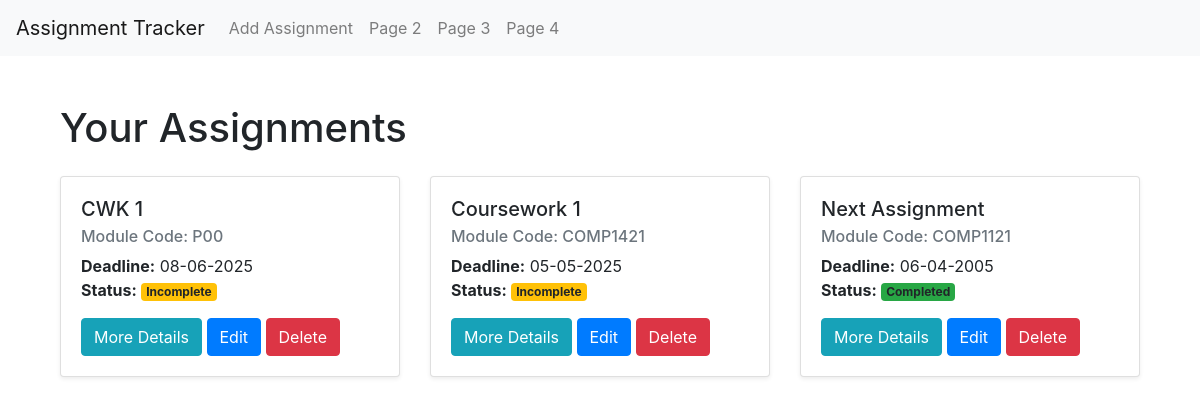
Before: / with the older database file.
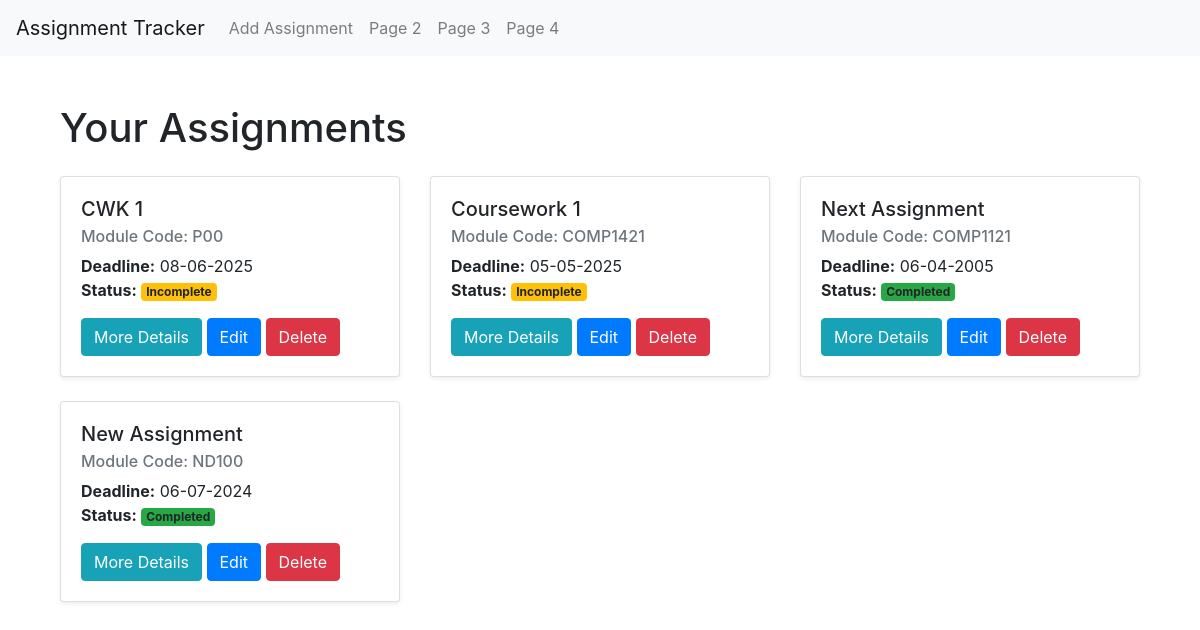
After: the same page with the newer database file.
### app/models.py (models this page shows, shortened)
class Assignment(db.Model):
    id = db.Column(db.Integer, primary_key=True)
    title = db.Column(db.String(100), nullable=False)  # Assessment title
    module_code = db.Column(db.String(20), nullable=False)  # Module code
    deadline = db.Column(db.DateTime, nullable=False)  # Deadline date
    description = db.Column(db.Text, nullable=True)  # Short description
    is_completed = db.Column(db.Boolean, default=False)  # Completion status
    date_created = db.Column(db.DateTime, default=datetime.utcnow)  # Timestamp for when the assignment was added

### app/views.py (the view)
@app.route('/')
def index():
    assignments = Assignment.query.all()
    return render_template("homePage.html", assignments=assignments)

### app/templates/homePage.html
{% extends "base.html" %}
{% block content %}
<div class="container mt-5">
    <h1 class="mb-4">Your Assignments</h1>
    <div class="row">
        {% for assignment in assignments %}
        <div class="col-md-4">
            <div class="card mb-4 shadow-sm">
                <div class="card-body">
                    <h5 class="card-title">{{ assignment.title }}</h5>
                    <h6 class="card-subtitle mb-2 text-muted">Module Code: {{ assignment.module_code }}</h6>
                    <p class="card-text">
                        <strong>Deadline:</strong> {{ assignment.deadline.strftime('%d-%m-%Y') }}<br>
                        <strong>Status:</strong>
                        {% if assignment.is_completed %}
                            <span class="badge bg-success">Completed</span>
                        {% else %}
                            <span class="badge bg-warning">Incomplete</span>
                        {% endif %}
                    </p>
                    <a href="#" class="btn btn-info">More Details</a>
                    <a href="#" class="btn btn-primary">Edit</a>
                    <a href="#" class="btn btn-danger">Delete</a>
                </div>
            </div>
        </div>
        {% else %}
        <p>No assignments available yet!</p>
        {% endfor %}
    </div>
</div>
{% endblock %}

### app/templates/base.html (shortened to what this page needs)
<!DOCTYPE html>
<html lang="en">
<head>
    <link href="https://stackpath.bootstrapcdn.com/bootstrap/4.5.2/css/bootstrap.min.css" rel="stylesheet">
</head>
<body>
    <nav class="navbar navbar-expand-lg navbar-light bg-light">
        <a class="navbar-brand" href="#">Assignment Tracker</a>
        <div class="collapse navbar-collapse" id="navbarNav">
            <ul class="navbar-nav">
                <li class="nav-item">
                    <a class="nav-link" href="/add-assignment">Add Assignment</a>
                </li>
                <li class="nav-item">
                    <a class="nav-link" href="#">Page 2</a>
                </li>
                <li class="nav-item">
                    <a class="nav-link" href="#">Page 3</a>
                </li>
                <li class="nav-item">
                    <a class="nav-link" href="#">Page 4</a>
                </li>
            </ul>
        </div>
    </nav>
    <div class="container mt-4">
        {% block content %}
        {% endblock %}
    </div>
</body>
</html>

Changed rows visible on the page:
added Assignment: title "New Assignment", module_code "ND100", deadline "06-07-2024", is_completed "Completed"
